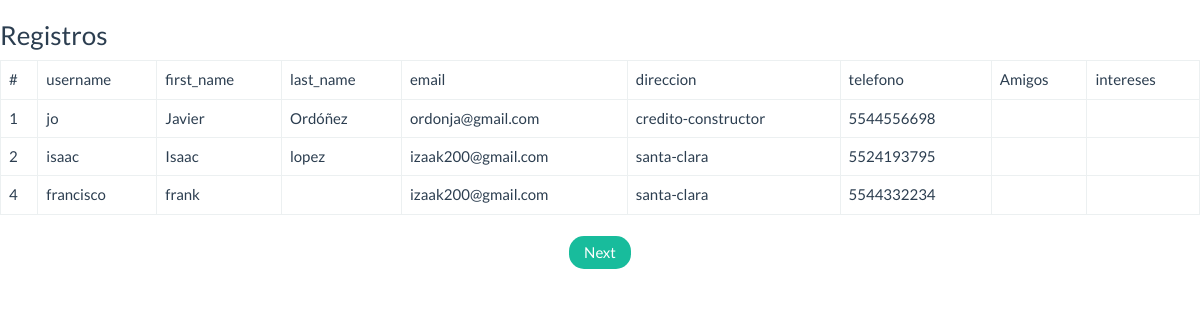
Screenshot of /usuarios/lista/ with the database file from the repository.
### Usuario/models.py (models this page shows, shortened)
class Usuario(AbstractUser):
    direccion = models.ForeignKey(Direccion, verbose_name='direccion', null=True, related_name='direccion_usuario')
    telefono = models.ForeignKey(Telefono, verbose_name='telefono', blank=True)
    circulo_amigos = models.ManyToManyField('self', related_name='amigos_usuario', blank=True)
    intereses = models.ManyToManyField(Interes, related_name='intereses_usuario', blank=True)

### direcciones/models.py (models this page shows, shortened)
class Colonia(models.Model):
    codigo_postal = models.CharField(
        max_length=11, default='', blank=False, null=False)
    nombre = models.CharField(
        'Colonia', max_length=300, default='', null=False, blank=False)
    municipio = models.CharField(
        'Delegacion o municipio', max_length=60, default='',
         blank=False, null=False)
    ciudad = models.CharField(
        'Ciudad', max_length=128, default='', blank=False, null=False)
    estado = models.CharField(
        'Estado', max_length=60, default='DF', blank=False, null=False)
    pais = models.CharField(
        'Pais', default='Mexico', max_length=300, blank=False, null=False)

class Direccion(Colonia):
    slug = models.SlugField(max_length=300)
    calle_y_numero = models.CharField(
        'Calle y numero', max_length=300, null=False, blank=False, default='',
         editable=False)
    calle = models.CharField(
        'Calle', max_length=220, null=False, blank=False, default='')
    numero_exterior = models.CharField(
        'Numero exterior', max_length=40, null=False, blank=False, default='')
    numero_interior = models.CharField(
        'Numero interior', max_length=40, null=False, blank=True, default='')
    longitud = models.DecimalField('Coordenadas UTM-E', max_digits=17,
        decimal_places=14, null=False, blank=True, default=0)
    latitud = models.DecimalField('Coordenadas UTM-N', max_digits=17,
        decimal_places=14, null=False, blank=True, default=0)
    enlace_mapa = models.URLField(blank=True, null=False, default='')
    creado_el = models.DateTimeField(default=datetime.now, editable=False)
    modificado_el = models.DateTimeField(auto_now_add=True)
    class Meta:
        verbose_name_plural = 'Direcciones'

class Telefono(models.Model):
    telefono_regex = RegexValidator(
        regex=r'^\+?1?\d{9,15}$',
        message="Phone number must be entered in the format: '+999999999'. Up to 15 digits allowed.")
    numero_telefono = models.CharField(
        validators=[telefono_regex],
        blank=True, max_length=17)  # validators should be a list

### Usuario/views.py (the view)
class UsuarioListView(ListView):
    model = Usuario
    template_name = "usuario_list.html"
    paginate_by = 3

### templates/usuario_list.html (shortened to what this page needs)
{% extends 'base.html' %}
{% block header %}
	<h3>Registros</h3>
{% endblock header %}
{% block content %}
<table class="table table-bordered">
	<thead>
		<tr>
			<td>#</td>
			<td>username</td>
			<td>first_name</td>
			<td>last_name</td>
			<td>email</td>
			<td>direccion</td>
			<td>telefono</td>
			<td>Amigos</td>
			<td>intereses</td>
		</tr>
	</thead>
	<tbody>
	{% if object_list %}
	{% for usuario in object_list %}
	<tr>
		<td>{{usuario.id}}</td>
		<td>{{usuario.username}}</td>
		<td>{{usuario.first_name}}</td>
		<td>{{usuario.last_name}}</td>
		<td>{{usuario.email}}</td>
		<td>{{usuario.direccion.slug}}</td>
		<td>{{usuario.telefono.numero_telefono}}</td>
		<td>{{usuario.circulo_amigos.self}}</td>
		<td>{{usuario.intereses.nombre}}</td>
	</tr>
	{% endfor %}
		{% else %}
		<h3>No hay usuarios</h3>
	{% endif %}
	</tbody>
</table>
<ul class="pager">
	<li>
		{% if page_obj.has_next %}
     	 <a href="?page={{ page_obj.next_page_number }}">Next</a>
    	{% endif %}
	</li>
</ul>
	{% endblock content %}

### rows the page displays
Usuario: id "1", username "jo", first_name "Javier", last_name "Ordóñez", email "ordonja@gmail.com", direccion.slug "credito-constructor", telefono.numero_telefono "5544556698"
Usuario: id "2", username "isaac", first_name "Isaac", last_name "lopez", email "izaak200@gmail.com", direccion.slug "santa-clara", telefono.numero_telefono "5524193795"
Usuario: id "4", username "francisco", first_name "frank", email "izaak200@gmail.com", direccion.slug "santa-clara", telefono.numero_telefono "5544332234"
